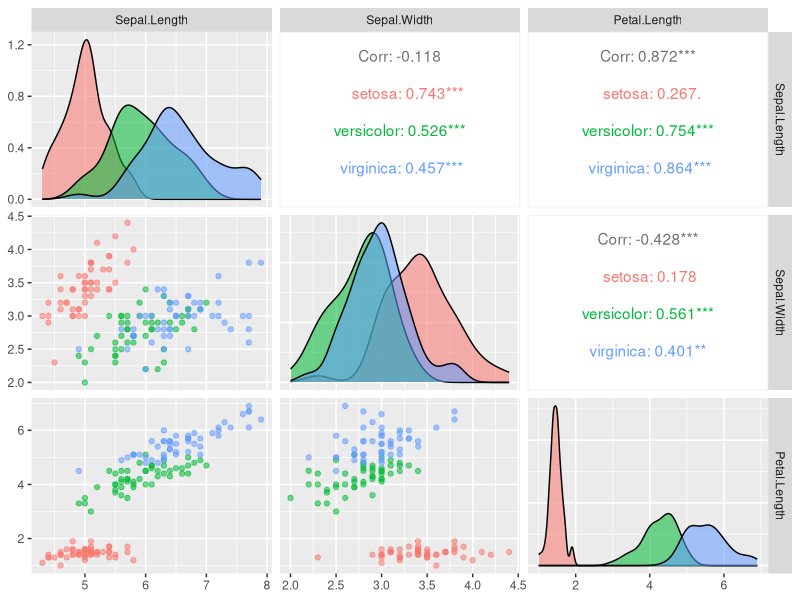
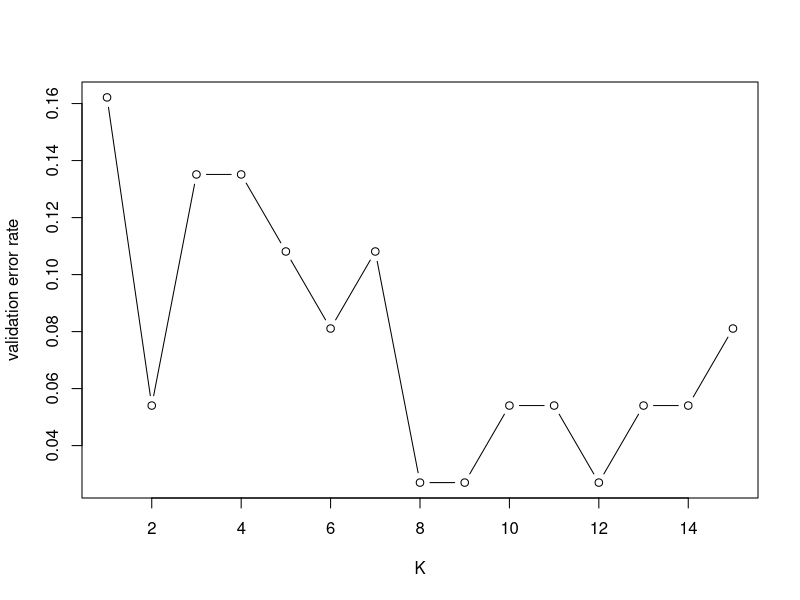
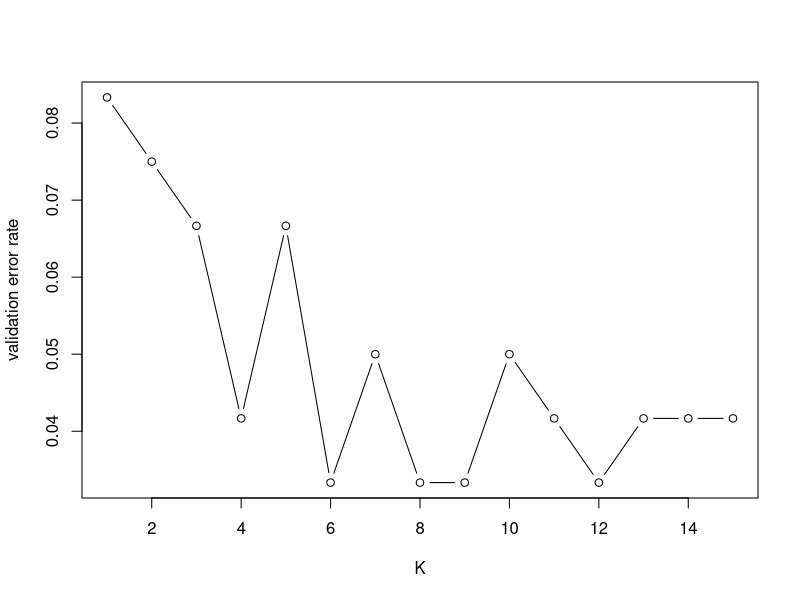

Write the R code that produced these figures, in order.
## ---- chunk 1
library(skimr)
skim(iris)
## ---- chunk 2
library(GGally)
ggpairs(iris, columns=1:3, ggplot2::aes(colour=Species, alpha=0.2))
## ---- chunk 3
set.seed(1)
n <- nrow(iris)
ind1 <- sample(c(1:n), floor(0.5*n))
ind2 <- sample(c(1:n)[-ind1], floor(0.25*n))
ind3 <- setdiff(c(1:n),c(ind1,ind2))
iris.train <- iris[ind1,]
iris.valid <- iris[ind2,]
iris.test  <- iris[ind3,]
## ---- chunk 4
var.mean <- apply(iris.train[,1:4],2,mean) #calculate mean of each feature
var.sd   <- apply(iris.train[,1:4],2,sd)   #calculate standard deviation of each feature

# standardise training, validation and test sets
iris.train.scale <-t(apply(iris.train[,1:4], 1, function(x) (x-var.mean)/var.sd))
iris.valid.scale <-t(apply(iris.valid[,1:4], 1, function(x) (x-var.mean)/var.sd))
iris.test.scale  <-t(apply(iris.test[,1:4],  1, function(x) (x-var.mean)/var.sd))
## ---- chunk 5
library(class)
K <- c(1:15)
valid.error <- c()
for (k in K){
  valid.pred <- knn(iris.train.scale, iris.valid.scale, iris.train[,5], k=k)
  valid.error[k] <- mean(iris.valid[,5] != valid.pred)
}

plot(K, valid.error, type="b", ylab="validation error rate")
## ---- chunk 6
k.opt <- which.min(valid.error)
test.pred <- knn(iris.train.scale, iris.test.scale, iris.train[,5], k=k.opt)
table(iris.test$Species,test.pred)
## ---- chunk 7
set.seed(1)
n <- nrow(iris)
ind <- sample(c(1:n), floor(0.8*n))
iris.train <- iris[ind,]
iris.test  <- iris[-ind,]
## ---- chunk 8
var.mean <- apply(iris.train[,1:4],2,mean) #calculate mean of each feature
var.sd   <- apply(iris.train[,1:4],2,sd)   #calculate standard deviation of each feature

# standardise training, validation and test sets
iris.train.scale <-t(apply(iris.train[,1:4], 1, function(x) (x-var.mean)/var.sd))
iris.test.scale  <-t(apply(iris.test[,1:4],  1, function(x) (x-var.mean)/var.sd))
## ---- chunk 9
K <- c(1:15)
cv.error <- c()
for (k in K){
  train.pred <- knn.cv(iris.train.scale, iris.train[,5], k=k)
  cv.error[k] <- mean(iris.train[,5] != train.pred)
}

plot(K, cv.error, type="b", ylab="validation error rate")
k.opt <- which.min(cv.error); print(k.opt)
